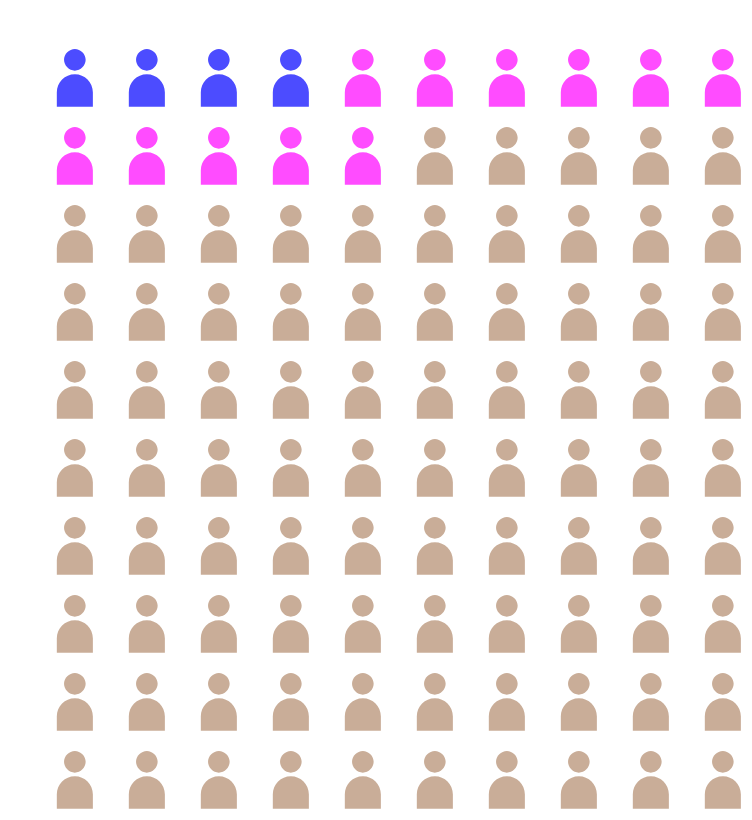

Here is the Vega-Lite specification saved for this chart:
### Vega-Lite specification from a JSON file in a GitHub repository (floating-point values rounded to 4 significant figures)
{"$schema": "https://vega.github.io/schema/vega-lite/v5.json", "config": {"view": {"stroke": ""}, "legend": {"orient": "bottom"}}, "width": 360, "height": 390, "data": {"values": [{"id": 1}, {"id": 2}, {"id": 3}, {"id": 4}, {"id": 5}, {"id": 6}, {"id": 7}, {"id": 8}, {"id": 9}, {"id": 10}, {"id": 11}, {"id": 12}, {"id": 13}, {"id": 14}, {"id": 15}, {"id": 16}, {"id": 17}, {"id": 18}, {"id": 19}, {"id": 20}, {"id": 21}, {"id": 22}, {"id": 23}, {"id": 24}, {"id": 25}, {"id": 26}, {"id": 27}, {"id": 28}, {"id": 29}, {"id": 30}, {"id": 31}, {"id": 32}, {"id": 33}, {"id": 34}, {"id": 35}, {"id": 36}, {"id": 37}, {"id": 38}, {"id": 39}, {"id": 40}, {"id": 41}, {"id": 42}, {"id": 43}, {"id": 44}, {"id": 45}, {"id": 46}, {"id": 47}, {"id": 48}, {"id": 49}, {"id": 50}, {"id": 51}, {"id": 52}, {"id": 53}, {"id": 54}, {"id": 55}, {"id": 56}, {"id": 57}, {"id": 58}, {"id": 59}, {"id": 60}, {"id": 61}, {"id": 62}, {"id": 63}, {"id": 64}, {"id": 65}, {"id": 66}, {"id": 67}, {"id": 68}, {"id": 69}, {"id": 70}, {"id": 71}, {"id": 72}, {"id": 73}, {"id": 74}, {"id": 75}, {"id": 76}, {"id": 77}, {"id": 78}, {"id": 79}, {"id": 80}, {"id": 81}, {"id": 82}, {"id": 83}, {"id": 84}, {"id": 85}, {"id": 86}, {"id": 87}, {"id": 88}, {"id": 89}, {"id": 90}, {"id": 91}, {"id": 92}, {"id": 93}, {"id": 94}, {"id": 95}, {"id": 96}, {"id": 97}, {"id": 98}, {"id": 99}, {"id": 100}]}, "transform": [{"calculate": "ceil (datum.id/10)", "as": "col"}, {"calculate": "datum.id - datum.col*10", "as": "row"}, {"calculate": "ceil (datum.id/10)", "as": "col"}, {"calculate": "datum.id - datum.col*10", "as": "row"}, {"calculate": "ceil (datum.id/10)", "as": "col"}, {"calculate": "datum.id - datum.col*10", "as": "row"}], "layer": [{"mark": {"type": "point", "filled": true}, "encoding": {"x": {"field": "row", "type": "ordinal", "axis": null}, "y": {"field": "col", "type": "ordinal", "axis": null}, "shape": {"value": "M8,0 C6.408,0 5,1.408 5,3 C5,4.591 6.408,6 8,6 C9.592,6 11,4.591 11,3 C11,1.408 9.592,0 8,0 M8,7 C5.239,7 3,9.239 3,12 L3,16 L13,16 L13,12 C13,9.239 10.761,7 8,7"}, "color": {"condition": [{"test": "datum.id <= 4", "value": "#0000FF"}, {"test": "datum.id <= 15", "value": "#FF00FF"}], "value": "#b38b6d"}, "size": {"value": 13}}}]}
